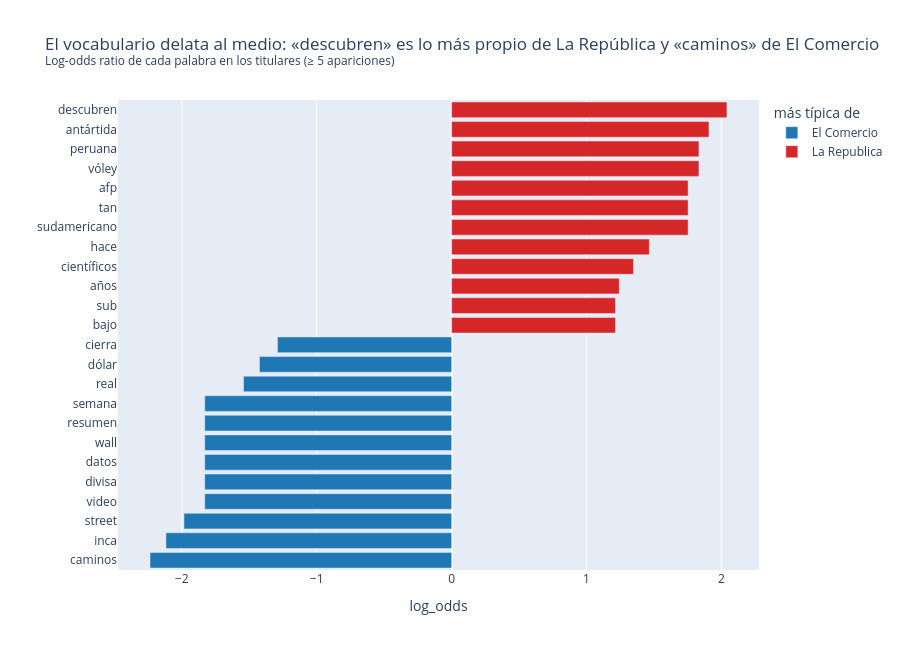

The code cell stored with this chart in its notebook:
### Markdown cell above
### ¿Qué palabras distinguen a cada diario?

Sobre todo el corpus (no solo los pares) se calcula el **log-odds ratio** de cada palabra entre ambos diarios:
cuánto más probable es encontrarla en un titular de un medio que en el del otro. Se suaviza con +1 para que las
palabras raras no dominen y se exige que aparezcan al menos 5 veces.

### Code cell
STOPWORDS = set("""de la el en y a los las del que se por un una con para su al es lo como más o sus le ya
este esta qué cómo cuándo dónde sobre tras sin ser fue son han hay ha entre desde hasta e u ni no si sí
pero muy también así todo todos otra otro otras otros mismo según ante contra durante hoy""".split())


def palabras(texto):
    return [p for p in re.findall(r"[a-záéíóúñü]+", texto.lower()) if p not in STOPWORDS and len(p) > 2]


conteos = {m: Counter(p for t in g["titular"] for p in palabras(t)) for m, g in df.groupby("medio")}
vocab = [p for p in set(conteos["La Republica"]) | set(conteos["El Comercio"])
         if conteos["La Republica"][p] + conteos["El Comercio"][p] >= 5]
total_lr, total_ec = sum(conteos["La Republica"].values()), sum(conteos["El Comercio"].values())
log_odds = pd.Series({p: np.log((conteos["La Republica"][p] + 1) / (total_lr + len(vocab)))
                         - np.log((conteos["El Comercio"][p] + 1) / (total_ec + len(vocab))) for p in vocab})
extremos = pd.concat([log_odds.nlargest(12), log_odds.nsmallest(12)]).rename("log_odds").rename_axis("palabra").reset_index()
extremos["más típica de"] = np.where(extremos["log_odds"] > 0, "La Republica", "El Comercio")
fig = px.bar(extremos.sort_values("log_odds"), x="log_odds", y="palabra", color="más típica de", orientation="h",
             color_discrete_map=COLORES_MEDIO, height=650,
             title=(f"El vocabulario delata al medio: «{log_odds.idxmax()}» es lo más propio de La República y "
                    f"«{log_odds.idxmin()}» de El Comercio"
                    f"<br><sup>Log-odds ratio de cada palabra en los titulares (≥ 5 apariciones)</sup>"))
fig.update_yaxes(title="")
fig.show()

### Figure 1 — Plotly figure (JSON) as saved in the notebook; plotly's stock layout.template omitted (floating-point values rounded to 4 significant figures)
{"data": [{"hovertemplate": "más típica de=El Comercio<br>log_odds=%{x}<br>palabra=%{y}<extra></extra>", "legendgroup": "El Comercio", "marker": {"color": "#1f77b4", "pattern": {"shape": ""}}, "name": "El Comercio", "orientation": "h", "showlegend": true, "textposition": "auto", "type": "bar", "x": [-2.236, -2.118, -1.984, -1.83, -1.83, -1.83, -1.83, -1.83, -1.83, -1.543, -1.425, -1.291], "xaxis": "x", "y": ["caminos", "inca", "street", "video", "divisa", "datos", "wall", "resumen", "semana", "real", "dólar", "cierra"], "yaxis": "y"}, {"hovertemplate": "más típica de=La Republica<br>log_odds=%{x}<br>palabra=%{y}<extra></extra>", "legendgroup": "La Republica", "marker": {"color": "#d62728", "pattern": {"shape": ""}}, "name": "La Republica", "orientation": "h", "showlegend": true, "textposition": "auto", "type": "bar", "x": [1.214, 1.214, 1.242, 1.348, 1.466, 1.753, 1.753, 1.753, 1.833, 1.833, 1.907, 2.041], "xaxis": "x", "y": ["bajo", "sub", "años", "científicos", "hace", "sudamericano", "tan", "afp", "vóley", "peruana", "antártida", "descubren"], "yaxis": "y"}], "layout": {"barmode": "relative", "height": 650, "legend": {"title": {"text": "más típica de"}, "tracegroupgap": 0}, "title": {"text": "El vocabulario delata al medio: «descubren» es lo más propio de La República y «caminos» de El Comercio<br><sup>Log-odds ratio de cada palabra en los titulares (≥ 5 apariciones)</sup>"}, "xaxis": {"anchor": "y", "domain": [0.0, 1.0], "title": {"text": "log_odds"}}, "yaxis": {"anchor": "x", "domain": [0.0, 1.0], "title": {"text": ""}}}}
